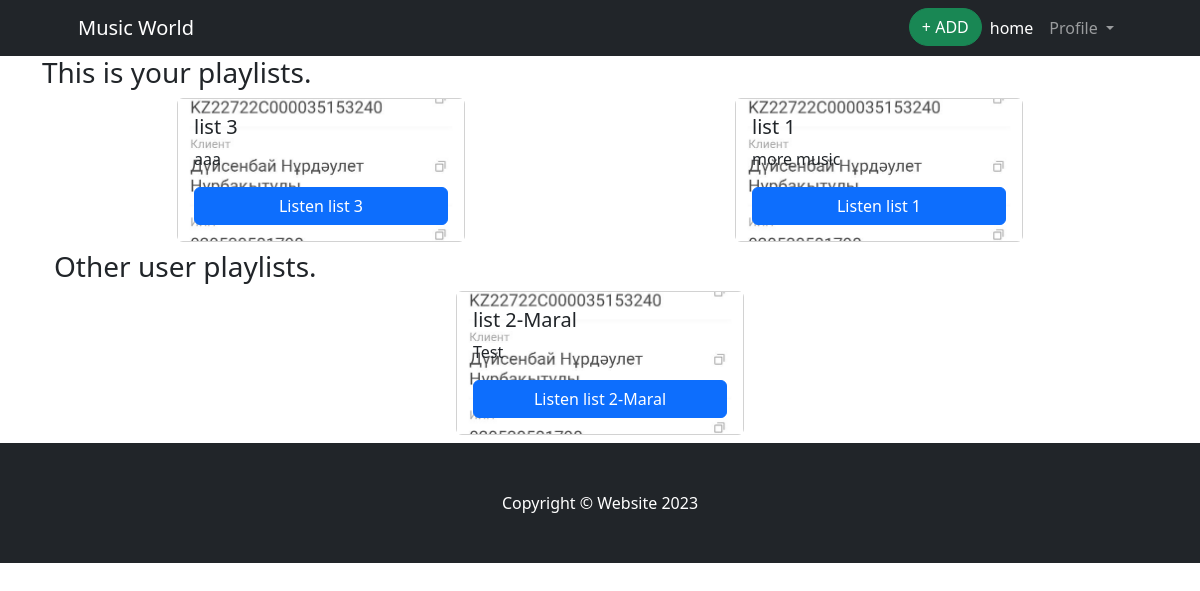
The app's page / (signed in) with its own data.
### playlist/models.py (models this page shows)
class PlayList(models.Model):
    title = models.CharField(max_length=30, default='No Title')
    description = models.TextField()
    user_id = models.ForeignKey(User, on_delete=models.CASCADE, default=1)
    background = models.FileField(upload_to='playlist/')

### music/views.py (the view)
# urls.py: 2. Add a URL to urlpatterns:  path('', views.home, name='home')
def home(request):
    userid = request.user.id
    your_playlist = PlayList.objects.all().filter(user_id=userid).order_by('-id')[0:3]
    other_playlist = PlayList.objects.all().filter(~Q(user_id=userid)).order_by('-id')[0:4]
    data = {'one': your_playlist, 'two': other_playlist}
    return render(request, template_name='home.html', context=data)

### templates/home.html (shortened to what this page needs)
{% extends 'base.html' %}
{% block content %}
  {% if user.is_authenticated %}
        <h3>This is your playlists.</h3>
        <div class="container">
              <div class="row">
                  {% for item in one %}
                        <div class="col d-flex justify-content-center">
                          <div class="card" style="width: 18rem;">
                              <div class="card-body" style="background-image: url('media/{{item.background}}'); background-size: cover; background-position: center;">
                                <h5 class="card-title">{{ item.title }}</h5>
                                <p class="card-text">{{ item.description }}</p>
                                <a href="#" class="btn btn-primary d-flex justify-content-center">Listen {{item.title}}</a>
                              </div>
                          </div>
                        </div>
                  {% endfor %}
              </div><h1></h1>
              <h3>Other user playlists.</h3>
              <div class="row">
                  {% for item in two %}
                        <div class="col d-flex justify-content-center">
                          <div class="card" style="width: 18rem;">
                              <div class="card-body" style="background-image: url('media/{{item.background}}'); background-size: cover; background-position: center;">
                                <h5 class="card-title">{{ item.title }}</h5>
                                <p class="card-text">{{ item.description }}</p>
                                <a href="#" class="btn btn-primary d-flex justify-content-center">Listen {{item.title}}</a>
                              </div>
                          </div>
                        </div>
                  {% endfor %}
              </div>
        </div><h1></h1>
  {% endif %}
{% endblock %}

### templates/base.html (shortened to what this page needs)
<!DOCTYPE html>
{% load static %}
<html>
    <head>
        <link href="{% static '/css/styles.css' %}" rel="stylesheet" />
    </head>
    <body>
        <nav class="navbar navbar-expand-lg navbar-dark bg-dark">
            <div class="container px-5">
                <a class="navbar-brand" href="{% url 'home' %}">Music World</a>
                <div class="collapse navbar-collapse" id="navbarSupportedContent">
                    <ul class="navbar-nav ms-auto mb-2 mb-lg-0">
                        {% if user.is_authenticated %}
                            <li class="nav-item"><a class="btn btn-success rounded-pill" aria-current="page" href="{% url 'choose' %}">  + ADD  </a></li>
                            <li class="nav-item"><a class="nav-link active" aria-current="page" href="{% url 'home' %}">home</a></li>
                            <li class="nav-item dropdown">
                                <a class="nav-link dropdown-toggle" href="#" id="navbarDropdown" role="button" data-bs-toggle="dropdown" aria-expanded="false">
                                  Profile
                                </a>
                            </li>
                        {% else %}
                            <li class="nav-item"><a class="nav-link" href="{% url 'login' %}">Log In</a></li>
                            <li class="nav-item"><a class="btn btn-success" href="{% url 'register' %}">Sing In</a></li>
                        {% endif %}
                    </ul>
                </div>
            </div>
        </nav>
        <div class="container">
          {% block content %}
          {% endblock %}
        </div>
        <footer class="py-5 bg-dark">
            <div class="container px-4 px-lg-5"><p class="m-0 text-center text-white">Copyright &copy; Website 2023</p></div>
        </footer>
    </body>
</html>

### records on screen
PlayList: background (picture), title "list 3", description "aaa"
PlayList: background (picture), title "list 1", description "more music"
PlayList: background (picture), title "list 2-Maral", description "Test"
